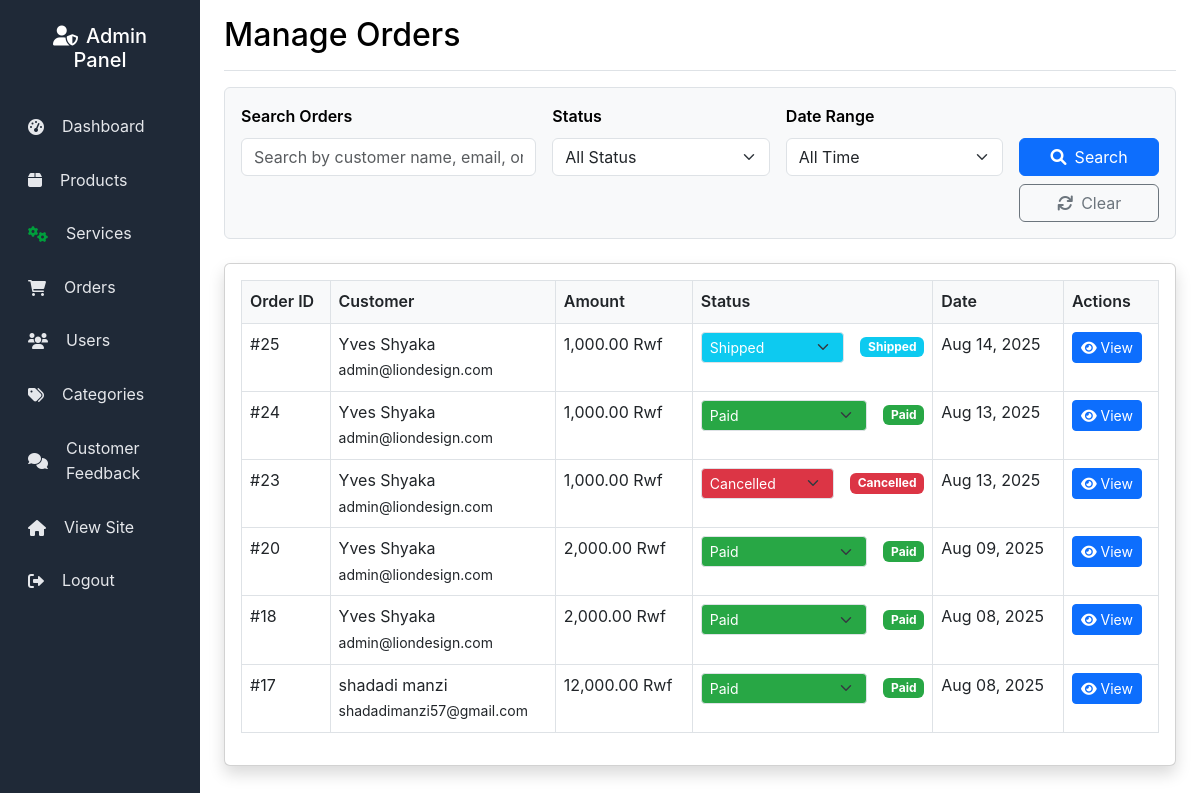
/admin/orders.php (signed in), run on an earlier commit of the app's database.
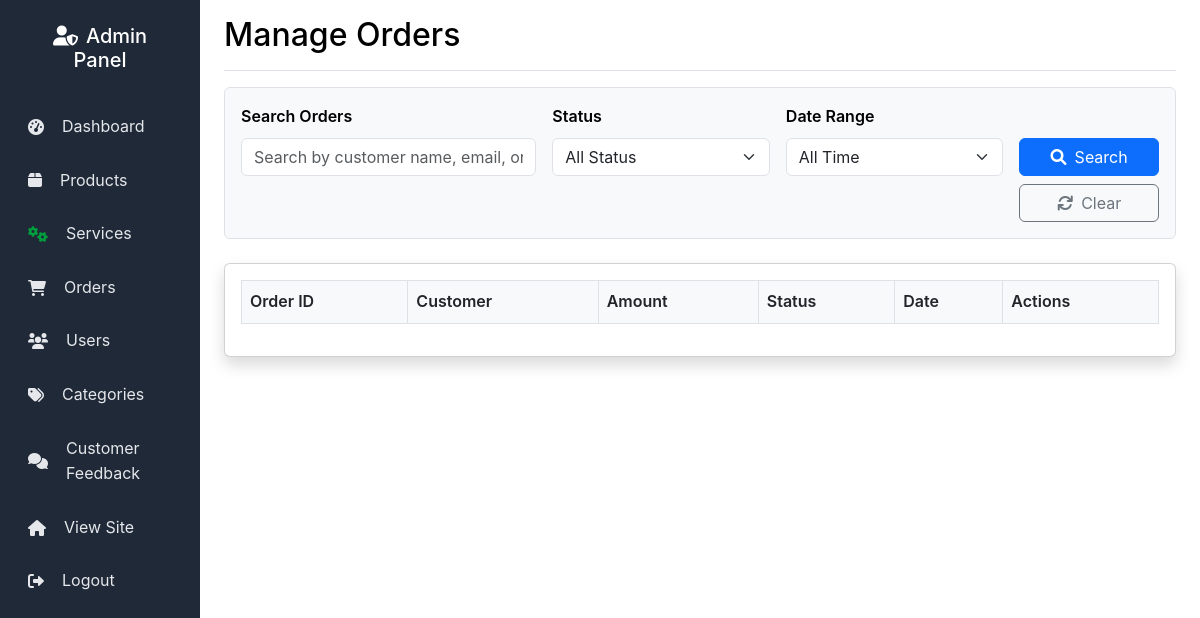
And on a later commit of the database.
### tables this page shows
CREATE TABLE `orders` (
  `id` int(11) NOT NULL,
  `user_id` int(11) NOT NULL,
  `total_amount` decimal(10,2) NOT NULL,
  `status` enum('pending','paid','shipped','delivered','cancelled') DEFAULT 'pending',
  `payment_method` varchar(50) DEFAULT NULL,
  `shipping_address` text DEFAULT NULL,
  `phone` varchar(20) DEFAULT NULL,
  `created_at` timestamp NOT NULL DEFAULT current_timestamp(),
  `updated_at` timestamp NOT NULL DEFAULT current_timestamp() ON UPDATE current_timestamp()
);

CREATE TABLE `users` (
  `id` int(11) NOT NULL,
  `email` varchar(255) NOT NULL,
  `password` varchar(255) NOT NULL,
  `first_name` varchar(100) NOT NULL,
  `last_name` varchar(100) NOT NULL,
  `phone` varchar(20) DEFAULT NULL,
  `address` text DEFAULT NULL,
  `created_at` timestamp NOT NULL DEFAULT current_timestamp(),
  `updated_at` timestamp NOT NULL DEFAULT current_timestamp() ON UPDATE current_timestamp(),
  `role` enum('super','admin','customer') DEFAULT 'customer'
);

### includes/functions.php (called while the page is built, shortened)
<?php
function getAllOrders($conn) {
    $stmt = $conn->prepare("SELECT o.*, u.first_name, u.last_name, u.email, COUNT(oi.id) as item_count
                           FROM orders o
                           JOIN users u ON o.user_id = u.id
                           LEFT JOIN order_items oi ON o.id = oi.order_id
                           GROUP BY o.id
                           ORDER BY o.created_at DESC");
    $stmt->execute();
    return $stmt->fetchAll(PDO::FETCH_ASSOC);
}
function formatPrice($price) {
    return number_format($price, 2) . ' Rwf';
}
?>

### admin/orders.php (the view, shortened to what the changed rows need)
<?php
require_once '../config/database.php';
require_once '../includes/functions.php';
$search = $_GET['search'] ?? '';
$status_filter = $_GET['status_filter'] ?? '';
$date_filter = $_GET['date_filter'] ?? '';
$all_orders = getAllOrders($conn);
$orders = [];
$search_lower = strtolower(trim($search));
foreach ($all_orders as $order) {
    $matches_search = empty($search_lower);
    $matches_status = empty($status_filter) || $order['status'] === $status_filter;
    $matches_date = empty($date_filter);
    if ($matches_search && $matches_status && $matches_date) {
        $orders[] = $order;
    }
}
function getStatusColor($status) {
    switch ($status) {
        case 'paid': return 'success';
        case 'shipped': return 'info';
        case 'cancelled': return 'danger';
    }
}
?>
<!DOCTYPE html>
<html lang="en">
<head>
    <link href="https://cdn.jsdelivr.net/npm/bootstrap@5.3.0/dist/css/bootstrap.min.css" rel="stylesheet">
    <link href="../assets/css/style.css" rel="stylesheet">
    <link href="admin.css?v=<?php echo time(); ?>" rel="stylesheet">
    <link href="https://cdnjs.cloudflare.com/ajax/libs/font-awesome/6.0.0/css/all.min.css" rel="stylesheet">
</head>
<body>
<div class="container-fluid">
    <div class="row">
        <main class="col-md-9 ms-sm-auto col-lg-10 px-md-4">
            <div class="d-flex justify-content-between flex-wrap flex-md-nowrap align-items-center pt-3 pb-2 mb-3 border-bottom">
                <h1 class="h2">Manage Orders</h1>
            </div>
            <div class="card shadow mb-4">
                <div class="card-body">
                    <div class="table-responsive">
                        <table class="table table-bordered table-hover">
                            <thead class="bg-success text-white">
                                <tr>
                                    <th>Order ID</th>
                                    <th>Customer</th>
                                    <th>Amount</th>
                                    <th>Status</th>
                                    <th>Date</th>
                                    <th>Actions</th>
                                </tr>
                            </thead>
                            <tbody>
                            <?php foreach ($orders as $order): ?>
                                <tr>
                                    <td>#<?php echo $order['id']; ?></td>
                                    <td><?php echo htmlspecialchars($order['first_name'] . ' ' . $order['last_name']); ?><br><small><?php echo htmlspecialchars($order['email']); ?></small></td>
                                    <td><?php echo formatPrice($order['total_amount']); ?></td>
                                    <td>
                                        <form method="POST" class="d-flex align-items-center gap-2">
                                            <select name="status" class="form-select form-select-sm bg-<?php echo getStatusColor($order['status']); ?> text-white" onchange="this.form.submit()">
                                                <option value="paid" <?php if ($order['status']==='paid') echo 'selected'; ?>>Paid</option>
                                                <option value="shipped" <?php if ($order['status']==='shipped') echo 'selected'; ?>>Shipped</option>
                                                <option value="cancelled" <?php if ($order['status']==='cancelled') echo 'selected'; ?>>Cancelled</option>
                                            </select>
                                            <span class="badge bg-<?php echo getStatusColor($order['status']); ?> ms-2"><?php echo ucfirst($order['status']); ?></span>
                                        </form>
                                    </td>
                                    <td><?php echo date('M d, Y', strtotime($order['created_at'])); ?></td>
                                    <td>
                                        <a href="order_details.php?id=<?php echo $order['id']; ?>" class="btn btn-sm btn-primary"><i class="fas fa-eye"></i> View</a>
                                    </td>
                                </tr>
                            <?php endforeach; ?>
                            </tbody>
                        </table>
                    </div>
                </div>
            </div>
        </main>
    </div>
</div>
</body>
</html>

What changed in the data, as far as the page shows it:
removed orders: id "25", user.last_name "Yves Shyaka", user.email "admin@liondesign.com", total_amount "1,000.00 Rwf", status "Shipped", created_at "Aug 14, 2025"
removed orders: id "24", user.last_name "Yves Shyaka", user.email "admin@liondesign.com", total_amount "1,000.00 Rwf", status "Paid", created_at "Aug 13, 2025"
removed orders: id "23", user.last_name "Yves Shyaka", user.email "admin@liondesign.com", total_amount "1,000.00 Rwf", status "Cancelled", created_at "Aug 13, 2025"
removed orders: id "20", user.last_name "Yves Shyaka", user.email "admin@liondesign.com", total_amount "2,000.00 Rwf", status "Paid", created_at "Aug 09, 2025"
removed orders: id "18", user.last_name "Yves Shyaka", user.email "admin@liondesign.com", total_amount "2,000.00 Rwf", status "Paid", created_at "Aug 08, 2025"
removed orders: id "17", user.last_name "shadadi manzi", user.email "shadadimanzi57@gmail.com", total_amount "12,000.00 Rwf", status "Paid", created_at "Aug 08, 2025"
